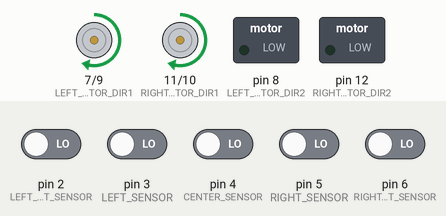
This sketch was run on a simulated Arduino Uno, built with avr-gcc and run on an emulated ATmega328P. Shown: direction and speed pins drawn as motors (green arrow = direction pin HIGH = forward, orange = LOW = backward, longer = more drive), switched loads named in the sketch (green lamp = pin HIGH). The test bench sets the inputs (shaded band); at power-on: pin 2 (LEFT_MOST_SENSOR), pin 3 (LEFT_SENSOR), pin 4 (CENTER_SENSOR), pin 5 (RIGHT_SENSOR), pin 6 (RIGHT_MOST_SENSOR) LOW.

Above: at 1.2 s.
1.3 s: pin 2 (LEFT_MOST_SENSOR) driven HIGH
Timing chart, 0 to 4.3 s (numbered marks = the images above; inputs shaded):
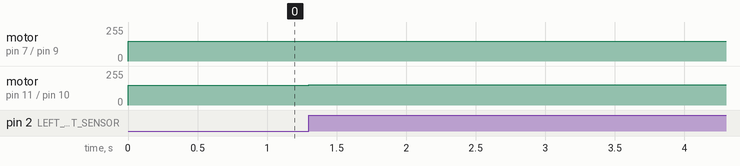

The sketch:

digital_pid_test.ino
```cpp
// Sensor pin definitions
#define LEFT_MOST_SENSOR 2
#define LEFT_SENSOR 3
#define CENTER_SENSOR 4
#define RIGHT_SENSOR 5
#define RIGHT_MOST_SENSOR 6

// Motor pin definitions
#define LEFT_MOTOR_PWM 9
#define LEFT_MOTOR_DIR1 7
#define LEFT_MOTOR_DIR2 8
#define RIGHT_MOTOR_PWM 10
#define RIGHT_MOTOR_DIR1 11
#define RIGHT_MOTOR_DIR2 12

// Variables for PID control
int sensorValues[5]; // Array to hold sensor readings
int position;        // Current position of the robot relative to the line
int lastError = 0;   // Previous error value for derivative calculation
int integral = 0;    // Accumulated integral for PID

// PID constants (tune these values)
float Kp = 0.6; // Proportional gain
float Ki = 0.0; // Integral gain
float Kd = 0.4; // Derivative gain

// Motor speed control
int maxSpeed = 200;  // Maximum PWM speed (0-255)
int baseSpeed = 150; // Base PWM speed (0-255)

void setup()
{
  // Set sensor pins as input
  pinMode(LEFT_MOST_SENSOR, INPUT);
  pinMode(LEFT_SENSOR, INPUT);
  pinMode(CENTER_SENSOR, INPUT);
  pinMode(RIGHT_SENSOR, INPUT);
  pinMode(RIGHT_MOST_SENSOR, INPUT);

  // Set motor control pins as output
  pinMode(LEFT_MOTOR_PWM, OUTPUT);
  pinMode(LEFT_MOTOR_DIR1, OUTPUT);
  pinMode(LEFT_MOTOR_DIR2, OUTPUT);
  pinMode(RIGHT_MOTOR_PWM, OUTPUT);
  pinMode(RIGHT_MOTOR_DIR1, OUTPUT);
  pinMode(RIGHT_MOTOR_DIR2, OUTPUT);
}

void loop()
{
  // Read the sensor values
  readSensors();

  // Calculate the error based on sensor readings
  int error = calculateError();

  // Calculate the correction value using PID
  int correction = calculatePID(error);

  // Determine motor speeds based on the correction value
  int leftMotorSpeed = baseSpeed + correction;
  int rightMotorSpeed = baseSpeed - correction;

  // Constrain motor speeds to within maximum limits
  leftMotorSpeed = constrain(leftMotorSpeed, 0, maxSpeed);
  rightMotorSpeed = constrain(rightMotorSpeed, 0, maxSpeed);

  // Set the motor speeds
  setMotorSpeed(leftMotorSpeed, rightMotorSpeed);
}

// Function to read sensor values
void readSensors()
{
  sensorValues[0] = digitalRead(LEFT_MOST_SENSOR);
  sensorValues[1] = digitalRead(LEFT_SENSOR);
  sensorValues[2] = digitalRead(CENTER_SENSOR);
  sensorValues[3] = digitalRead(RIGHT_SENSOR);
  sensorValues[4] = digitalRead(RIGHT_MOST_SENSOR);
}

// Function to calculate the error based on sensor readings
int calculateError()
{
  int error = 0;
  int activeSensors = 0;

  // Check each sensor and adjust the error value accordingly
  if (sensorValues[0] == HIGH)
  {
    error -= 2;
    activeSensors++;
  }
  if (sensorValues[1] == HIGH)
  {
    error -= 1;
    activeSensors++;
  }
  if (sensorValues[2] == HIGH)
  {
    activeSensors++; // Center sensor has no error value (0)
  }
  if (sensorValues[3] == HIGH)
  {
    error += 1;
    activeSensors++;
  }
  if (sensorValues[4] == HIGH)
  {
    error += 2;
    activeSensors++;
  }

  // If no sensors are detecting the line, use the last error value
  if (activeSensors == 0)
  {
    return lastError;
  }

  // Average the error based on the number of active sensors
  error /= activeSensors;
  lastError = error; // Save the current error for the next loop
  return error;
}

// Function to calculate the PID correction
int calculatePID(int error)
{
  integral += error;                  // Accumulate the integral
  int derivative = error - lastError; // Calculate the derivative

  // Calculate the correction using the PID formula
  int correction = (Kp * error) + (Ki * integral) + (Kd * derivative);
  return correction;
}

// Function to set motor speeds using PWM
void setMotorSpeed(int leftSpeed, int rightSpeed)
{
  // Set direction and speed for the left motor
  if (leftSpeed >= 0)
  {
    digitalWrite(LEFT_MOTOR_DIR1, HIGH);
    digitalWrite(LEFT_MOTOR_DIR2, LOW);
  }
  else
  {
    digitalWrite(LEFT_MOTOR_DIR1, LOW);
    digitalWrite(LEFT_MOTOR_DIR2, HIGH);
    leftSpeed = -leftSpeed; // Convert to positive for PWM
  }
  analogWrite(LEFT_MOTOR_PWM, leftSpeed);

  // Set direction and speed for the right motor
  if (rightSpeed >= 0)
  {
    digitalWrite(RIGHT_MOTOR_DIR1, HIGH);
    digitalWrite(RIGHT_MOTOR_DIR2, LOW);
  }
  else
  {
    digitalWrite(RIGHT_MOTOR_DIR1, LOW);
    digitalWrite(RIGHT_MOTOR_DIR2, HIGH);
    rightSpeed = -rightSpeed; // Convert to positive for PWM
  }
  analogWrite(RIGHT_MOTOR_PWM, rightSpeed);
}
```

Measured:
- after the input at 1.3 s, motor on pin 7 (LEFT_MOTOR_DIR1) / pin 9 (LEFT_MOTOR_PWM): forward 150/255 → forward 149/255 at once; motor on pin 11 (RIGHT_MOTOR_DIR1) / pin 10 (RIGHT_MOTOR_PWM): forward 150/255 → forward 151/255 at once
